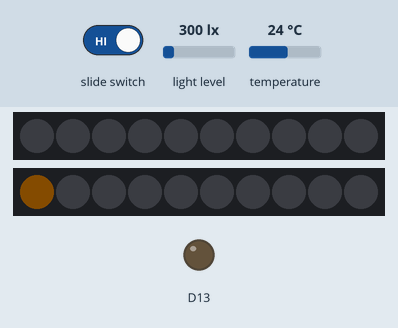
A sketch run on a simulated Adafruit Circuit Playground Express. Parts: 2 × 10 RGB LEDs in strip order, left to right, output pins drawn as LEDs (lit = HIGH). The test bench sets the inputs (shaded band); at power-on: light level 300 lx, temperature 24 °C. Dim RGB values are drawn brighter than linear; random numbers use the default seed unless the sketch sets one.

Above: at 4.2 s.
4.3 s: light level set to 40 lx
At 5.22 s:
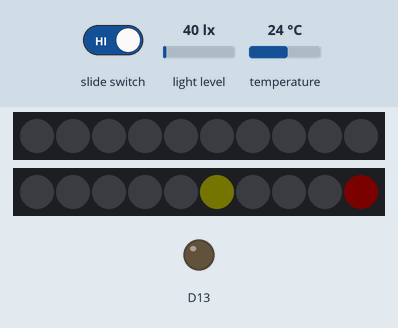
6.0 s: light level set to 500 lx
7.8 s: temperature set to 19 °C
At 8.6 s:
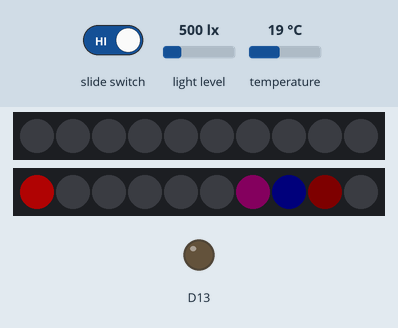
9.6 s: temperature set to 12 °C
At 10.7 s:
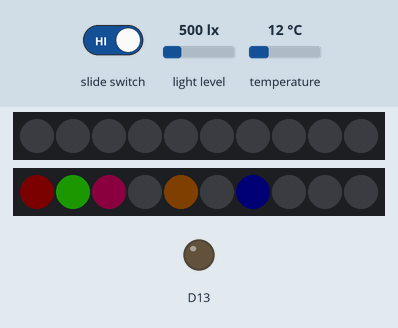
11.2 s: light level set to 40 lx
At 12.96 s:
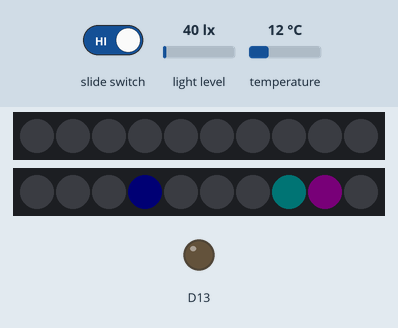

The sketch:

circuit_playground_test.ino
```cpp
#include <Adafruit_SleepyDog.h>
#include <FastLED.h>
#include <Adafruit_CircuitPlayground.h>

// uncomment the line below to enable serial debugging output and comment the second line
//bool rgbdebug=true;
bool rgbdebug=false;

#define NUM_LEDS 10
#define DATA_PIN 17

unsigned long last_start;
unsigned int new_led_delay = 6500 / NUM_LEDS;
unsigned int fade_delay = 50;
unsigned int tempLow = 70;
unsigned int tempHi = 90;
CRGB leds[NUM_LEDS];

// dynamic color temperature code part
CRGB colorShift;
CRGB blue = CHSV(HUE_BLUE, 255, 255);
CRGB red = CHSV(HUE_RED, 255, 255);
CRGB white = CRGB::White;
CRGBPalette16 gPal;


void setup()
{
	if (rgbdebug)
	{
		while (!Serial);
		Serial.begin(9600);
		Serial.println("Circuit Playground Dynamic Confetti");

	}
	CircuitPlayground.begin();

	gPal =CRGBPalette16(blue,white,red);

	// sanity check delay - allows reprogramming if accidentally blowing power w/leds
	delay(3000);
	FastLED.addLeds<WS2812B, DATA_PIN, GRB>(leds, NUM_LEDS).setCorrection(0xB0FFFF);

	// set master brightness to enable FastLED dithering
	FastLED.setBrightness(64);
	last_start = millis();


}

void loop()
{
	while (!CircuitPlayground.slideSwitch()) {
		// Turn off the pixels, then go into deep sleep for a second.
		FastLED.clear();
		FastLED.show();
		Watchdog.sleep(1000);
	}

	fadeToBlackBy( leds, NUM_LEDS, 10);
	if (rgbdebug)
	{
		leds[0] = CHSV(0, 0, 255);
	}
	if (millis() - last_start > new_led_delay)
	{
		int mappedSensor = map (CircuitPlayground.lightSensor(), 0, 1023, 0, 255);
		int constrainedSensor = constrain(mappedSensor, 10, 255);
		int mappedTempF = map((CircuitPlayground.temperatureF() * 100), (tempLow * 100), (tempHi * 100), 0, 240);

		// comment next lint to disable dynamic brightness
		FastLED.setBrightness(constrainedSensor);

		colorShift = ColorFromPalette(gPal, mappedTempF);
		FastLED.setTemperature( colorShift);


		if (rgbdebug)
		{
			Serial.print("Temperature ");
			Serial.print(CircuitPlayground.temperatureF());
			Serial.print(" *F, mapped temp value: ");
			Serial.println(mappedTempF);
		}


		byte x = random16(0, NUM_LEDS);
		if (!leds[x])
		{
			leds[ x ] += CHSV( random8(), random8( 128, 255), 255);
			last_start = millis();
		}
	}
	FastLED.show();
	FastLED.delay(fade_delay);

}
```
